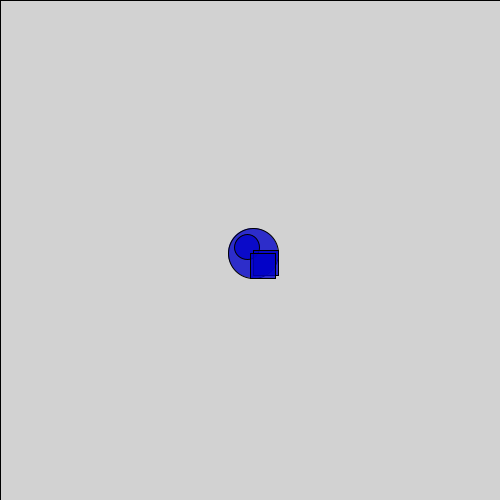
Frame 1 (no input)
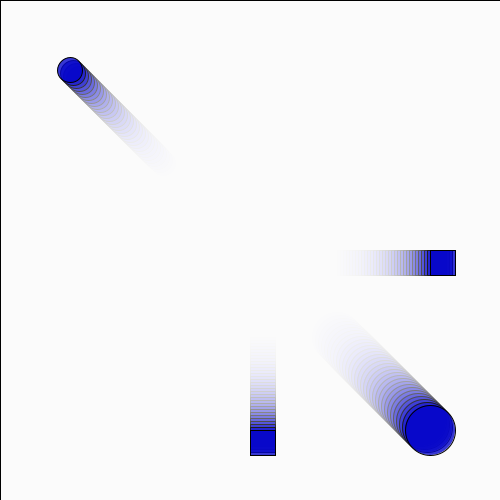
Frame 60 (the mouse pressed at the canvas centre just before this capture)
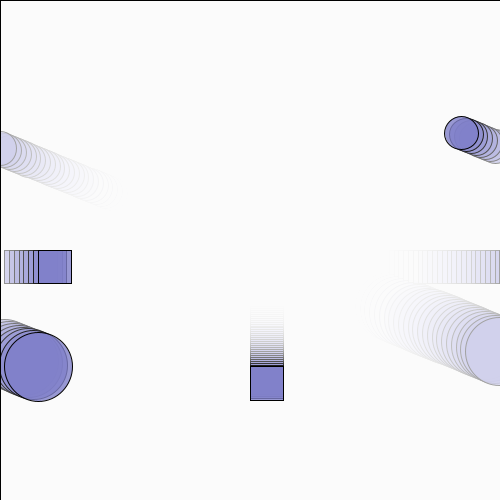
Frame 120 (the mouse held since frame 60 and released just before this capture)

The Processing sketch that drew these frames (run headless with seeded random() and noise(); from frame 60 on, the mouse is pressed at the canvas centre):

// Processing sketch: zhaorachel_LATE_1742_344077_part_2
// ── zhaorachel_LATE_1742_344077_part_2.pde
// Quiz Part 2: Moving Shapes Pattern
// Fill in the missing code to create a moving pattern

// Position variables
float x;
float y;
float xspeed;
float yspeed;
float size1;
float size2;

void setup() {
  // Create a 500x500 canvas
  size(500, 500); // 1/1
  
  // Initialize all variables
  x = width/2;
  y = height/2;
  xspeed = 3; // Choose a number between 1-5
  yspeed = 3; // Choose a number between 1-5
  size1 = 50;
  size2 = 25;
  // 1/1
}

void draw() {
  // Create motion blur effect with transparent background
  fill(255, 30);
  // Draw a rectangle the size of the entire canvas using width and height
  rect(0, 0, 500, 500);
  // .5/1 should use height and width system variables

  // Update positions using speed variables
  x += xspeed;
  y += yspeed;
  // 2/2

  // Wrap positions using modulo
  x = x % width;
  y = y % height;

  // Create colors based on position
  // Use x and y variables to set R and G values for the fill
  fill(mouseX/2, mouseY/2, 200, 200);
  // with x and y variable it would be x/2 and y/2 but imo mouseX mouseY looks cooler
  // 1/1
  
  // Draw pattern of shapes
  circle(x, y, size1);
  circle(width-x, height-y, size2);
  square(x, height/2, size2);
  square(width/2, y, size2);
}

void mousePressed() {
  // Move shapes to mouse position
  x = mouseX;
  y = mouseY;

  // Give sizes new random values between 10 and 100
  size1 = random(10, 100);
  size2 = random(10, 100);
  
  // Give speed new random values between 1 and 5
  xspeed = random(1,5); 
  yspeed = random(1,5); 
  // 4/4
}

// TOTAL: 9/10, 18.5/20
